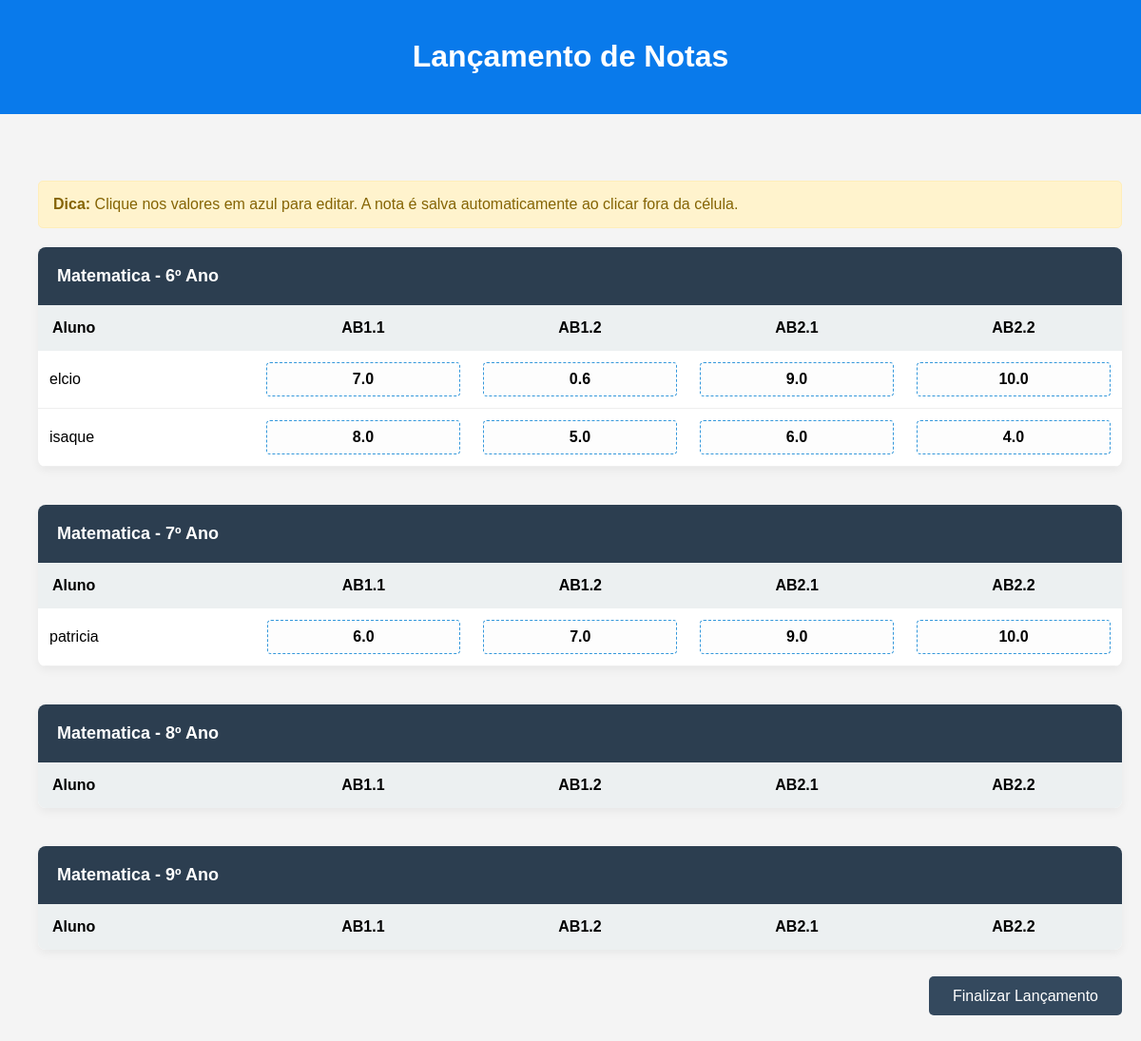
Page /notas on the earlier database version.
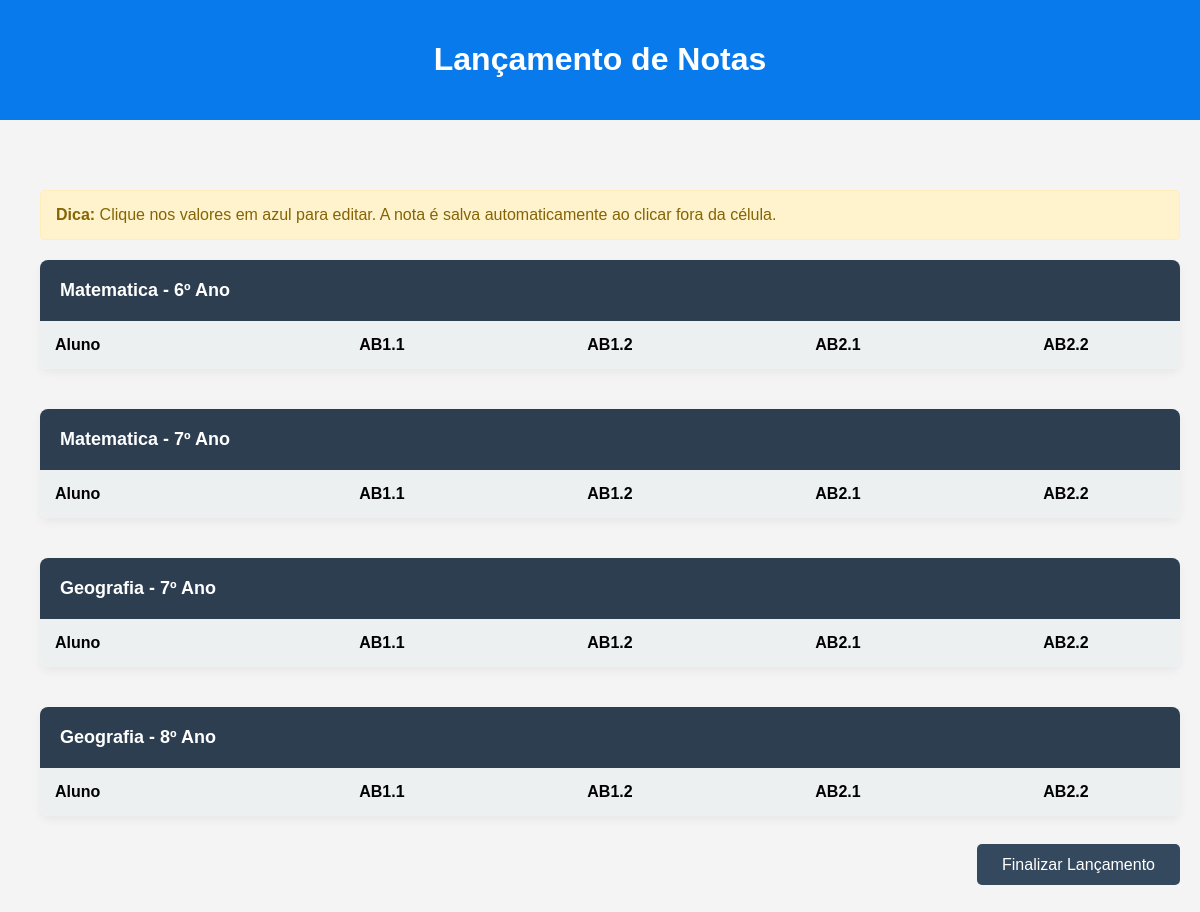
Same page on the later database version.
### tables this page shows
CREATE TABLE usuarios (
        id INTEGER PRIMARY KEY AUTOINCREMENT,
        nome TEXT NOT NULL,
        cpf TEXT UNIQUE NOT NULL,
        email TEXT UNIQUE NOT NULL,
        senha TEXT NOT NULL,
        tipo TEXT NOT NULL,      -- Define se é 'aluno' ou 'professor'
        ano_letivo INTEGER        -- Usado apenas para alunos (ex: 1, 2, 3)
    );

CREATE TABLE notas (
        id INTEGER PRIMARY KEY AUTOINCREMENT,
        aluno_id INTEGER,
        materia_id INTEGER,
        ano_letivo INTEGER,
        ab1_1 REAL DEFAULT 0,
        ab1_2 REAL DEFAULT 0,
        ab2_1 REAL DEFAULT 0,
        ab2_2 REAL DEFAULT 0,
        FOREIGN KEY (aluno_id) REFERENCES usuarios(id),
        FOREIGN KEY (materia_id) REFERENCES materias(id)
    );

CREATE TABLE professor_materias (
        id INTEGER PRIMARY KEY AUTOINCREMENT,
        professor_id INTEGER,
        materia_id INTEGER,
        ano_letivo INTEGER,
        FOREIGN KEY (professor_id) REFERENCES usuarios(id),
        FOREIGN KEY (materia_id) REFERENCES materias(id)
    );

CREATE TABLE materias (
        id INTEGER PRIMARY KEY AUTOINCREMENT,
        nome TEXT NOT NULL
    );

### app.py (the view)
@app.route("/notas")
def notas():
    conn = conectar()
    cursor = conn.cursor()
    cursor.execute("SELECT id FROM usuarios WHERE tipo='professor' LIMIT 1")
    professor = cursor.fetchone()
    if not professor:
        return "Nenhum professor encontrado no sistema"
    professor_id = professor[0]
    cursor.execute("""
    SELECT m.nome, pm.ano_letivo
    FROM professor_materias pm
    JOIN materias m ON pm.materia_id = m.id
    WHERE pm.professor_id = ?
    """, (professor_id,))
    turmas_professor = cursor.fetchall()
    turmas = []
    for materia_nome, ano in turmas_professor:
        cursor.execute("SELECT id, nome, email FROM usuarios WHERE tipo='aluno' AND ano_letivo=?", (ano,))
        alunos = cursor.fetchall()
        alunos_formatados = []
        for aluno in alunos:
            aluno_id = aluno[0]
            cursor.execute("""
            SELECT n.ab1_1, n.ab1_2, n.ab2_1, n.ab2_2
            FROM notas n
            JOIN materias m ON n.materia_id = m.id
            WHERE n.aluno_id=? AND m.nome=? AND n.ano_letivo=?
            """,(aluno_id, materia_nome, ano))
            notas = cursor.fetchone()
            if notas:
                ab1_1, ab1_2, ab2_1, ab2_2 = notas
            else:
                ab1_1 = ab1_2 = ab2_1 = ab2_2 = "-"
            alunos_formatados.append({
                "id": aluno_id,
                "nome": aluno[1],
                "email": aluno[2],
                "ab1_1": ab1_1, "ab1_2": ab1_2, "ab2_1": ab2_1, "ab2_2": ab2_2
            })
        turmas.append({
            "materia": materia_nome,
            "ano": ano,
            "alunos": alunos_formatados
        })
    conn.close()
    return render_template("notas.html", turmas=turmas)

### app.py (called while the page is built)
def conectar():
    return sqlite3.connect("escola.db")

### template/notas.html (shortened to what this page needs)
<!DOCTYPE html>
<html lang="pt-br">
<head>
    <link rel="stylesheet" href="{{ url_for('static', filename='css/style.css') }}">
</head>
<body>
    <header><h1>Lançamento de Notas</h1></header>
    <main class="container">
        <div class="instrucao">
            <strong>Dica:</strong> Clique nos valores em azul para editar. A nota é salva automaticamente ao clicar fora da célula.
        </div>
        {% for turma in turmas %}
        <div class="tabela-notas">
            <h2>{{ turma.materia }} - {{ turma.ano }}º Ano</h2>
            <table>
                <thead>
                    <tr>
                        <th style="text-align: left;">Aluno</th>
                        <th>AB1.1</th>
                        <th>AB1.2</th>
                        <th>AB2.1</th>
                        <th>AB2.2</th>
                    </tr>
                </thead>
                <tbody>
                    {% for aluno in turma.alunos %}
                    <tr>
                        <td style="text-align: left;">{{ aluno.nome }}</td>
                        <td><div class="nota-editavel nota" contenteditable="true" data-aluno="{{ aluno.id }}" data-materia="{{ turma.materia }}" data-ano="{{ turma.ano }}" data-campo="ab1_1">{{ aluno.ab1_1 or '-' }}</div></td>
                        <td><div class="nota-editavel nota" contenteditable="true" data-aluno="{{ aluno.id }}" data-materia="{{ turma.materia }}" data-ano="{{ turma.ano }}" data-campo="ab1_2">{{ aluno.ab1_2 or '-' }}</div></td>
                        <td><div class="nota-editavel nota" contenteditable="true" data-aluno="{{ aluno.id }}" data-materia="{{ turma.materia }}" data-ano="{{ turma.ano }}" data-campo="ab2_1">{{ aluno.ab2_1 or '-' }}</div></td>
                        <td><div class="nota-editavel nota" contenteditable="true" data-aluno="{{ aluno.id }}" data-materia="{{ turma.materia }}" data-ano="{{ turma.ano }}" data-campo="ab2_2">{{ aluno.ab2_2 or '-' }}</div></td>
                    </tr>
                    {% endfor %}
                </tbody>
            </table>
        </div>
        {% endfor %}
        <div class="btn-save-box">
            <a href="/dashboard_professor" class="btn-voltar" style="background: #34495e; color: white; padding: 12px 25px; border-radius: 5px; text-decoration: none;">Finalizar Lançamento</a>
        </div>
    </main>
</body>
</html>

Differences in the rows shown:
removed usuarios: nome "elcio"
removed notas: ab1_1 "7.0", ab1_2 "0.6", ab2_1 "9.0", ab2_2 "10.0"
removed usuarios: nome "isaque"
removed notas: ab1_1 "8.0", ab1_2 "5.0", ab2_1 "6.0", ab2_2 "4.0"
removed usuarios: nome "patricia"
removed notas: ab1_1 "6.0", ab1_2 "7.0", ab2_1 "9.0", ab2_2 "10.0"
changed professor_materias (number 3 of 4 on the later page): materia "Matematica" → "Geografia"; ano "8" → "7"
changed professor_materias (number 4 of 4 on the later page): materia "Matematica" → "Geografia"; ano "9" → "8"
